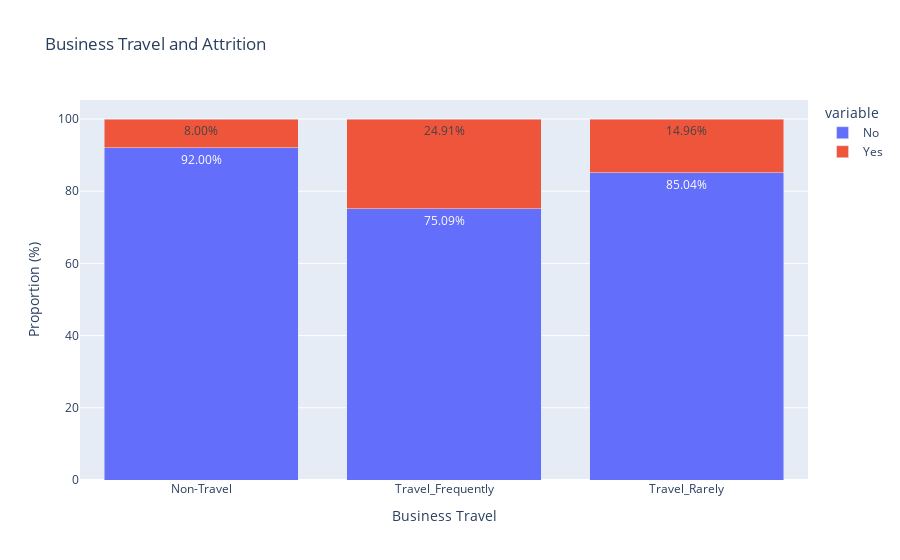

Source (notebook cell):
### Markdown cell above
## <font color=#2865c8> <b>What are the attrition rates by business travel frequency?</b><font color='black'>

### Code cell
# Prepare BusinessTravel and Attrition data
business_travel_attrition = pd.crosstab(df['BusinessTravel'], df['Attrition'], normalize='index').reset_index()

# Rename the columns
business_travel_attrition.columns = ['BusinessTravel', 'No', 'Yes']

# Calculate the percentage format
business_travel_attrition['No'] = business_travel_attrition['No'] * 100
business_travel_attrition['Yes'] = business_travel_attrition['Yes'] * 100

# Create an interactive bar chart using Plotly
fig = px.bar(business_travel_attrition, 
             x='BusinessTravel', 
             y=['No', 'Yes'], 
             barmode='stack', 
             labels={'value': 'Proportion (%)', 'BusinessTravel': 'Business Travel'},
             title='Business Travel and Attrition')

# Set the content of the tooltip
fig.update_traces(hovertemplate='Business Travel: %{x}<br>Proportion: %{y:.2f}%<extra></extra>', texttemplate='%{y:.2f}%', textposition='inside')

# Customize the chart layout
fig.update_layout(xaxis_title='Business Travel', yaxis_title='Proportion (%)', title='Business Travel and Attrition')
fig.show()

### Figure 1 — Plotly figure (JSON) as saved in the notebook; plotly's stock layout.template omitted (floating-point values rounded to 4 significant figures)
{"data": [{"alignmentgroup": "True", "hovertemplate": "Business Travel: %{x}<br>Proportion: %{y:.2f}%<extra></extra>", "legendgroup": "No", "marker": {"color": "#636efa", "pattern": {"shape": ""}}, "name": "No", "offsetgroup": "No", "orientation": "v", "showlegend": true, "textposition": "inside", "texttemplate": "%{y:.2f}%", "type": "bar", "x": ["Non-Travel", "Travel_Frequently", "Travel_Rarely"], "xaxis": "x", "y": [92, 75.09, 85.04], "yaxis": "y"}, {"alignmentgroup": "True", "hovertemplate": "Business Travel: %{x}<br>Proportion: %{y:.2f}%<extra></extra>", "legendgroup": "Yes", "marker": {"color": "#EF553B", "pattern": {"shape": ""}}, "name": "Yes", "offsetgroup": "Yes", "orientation": "v", "showlegend": true, "textposition": "inside", "texttemplate": "%{y:.2f}%", "type": "bar", "x": ["Non-Travel", "Travel_Frequently", "Travel_Rarely"], "xaxis": "x", "y": [8, 24.91, 14.96], "yaxis": "y"}], "layout": {"barmode": "stack", "legend": {"title": {"text": "variable"}, "tracegroupgap": 0}, "title": {"text": "Business Travel and Attrition"}, "xaxis": {"anchor": "y", "domain": [0, 1], "title": {"text": "Business Travel"}}, "yaxis": {"anchor": "x", "domain": [0, 1], "title": {"text": "Proportion (%)"}}}}
